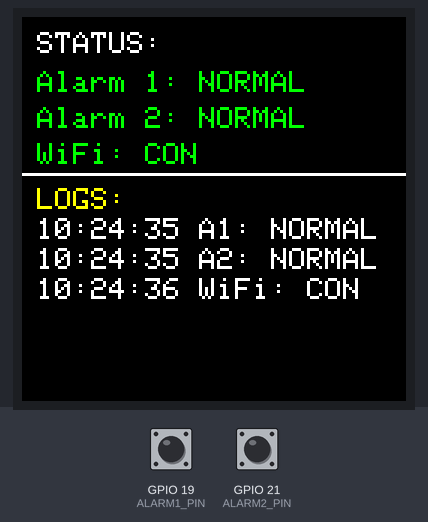
The sketch below on a simulated ESP32-S3. Parts: 128×128 colour display. The inputs (shaded band) are chosen by the test bench; at power-on: GPIO 19 (ALARM1_PIN) HIGH, GPIO 21 (ALARM2_PIN) HIGH. WiFi joins after 1.5 s; servers stay silent unless stated; the local clock reads 2024-03-15 10:24:30 at power-on unless the sketch sets it; what the sketch prints to the serial monitor is not drawn.

Above: at 6.7 s.
6.8 s: GPIO 19 (ALARM1_PIN) pulled LOW for 1 s
At 8.7 s:
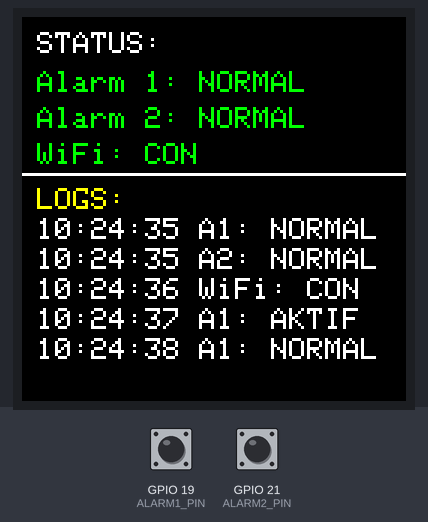
9.7 s: GPIO 21 (ALARM2_PIN) pulled LOW for 1 s
At 10.9 s:
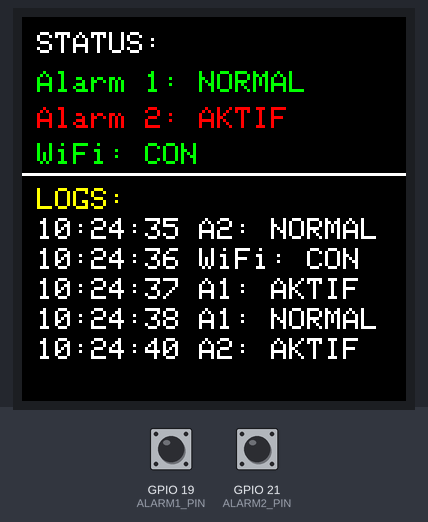
12.5 s: GPIO 19 (ALARM1_PIN) pulled LOW for 3.2 s
At 13.6 s:
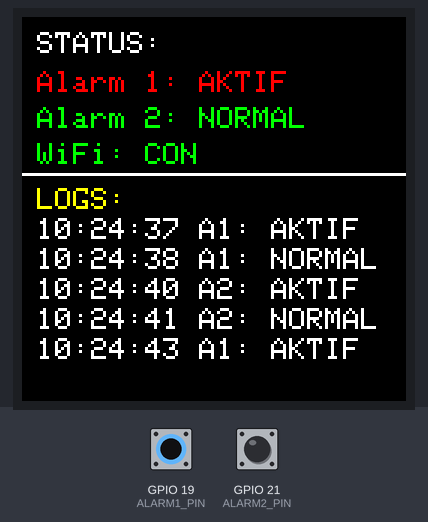
17.5 s: GPIO 21 (ALARM2_PIN) pulled LOW for 3.2 s
At 18.6 s:
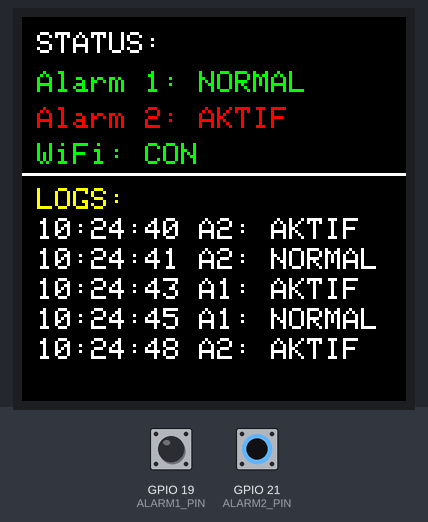
22.9 s: GPIO 19 (ALARM1_PIN) driven LOW and GPIO 21 (ALARM2_PIN) driven LOW
At 23.8 s:
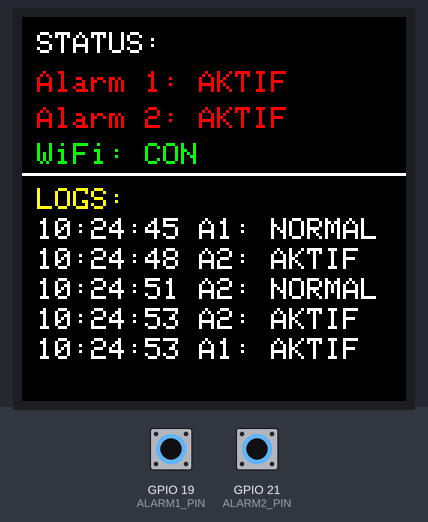
25.0 s: GPIO 19 (ALARM1_PIN) driven HIGH
At 26.5 s:
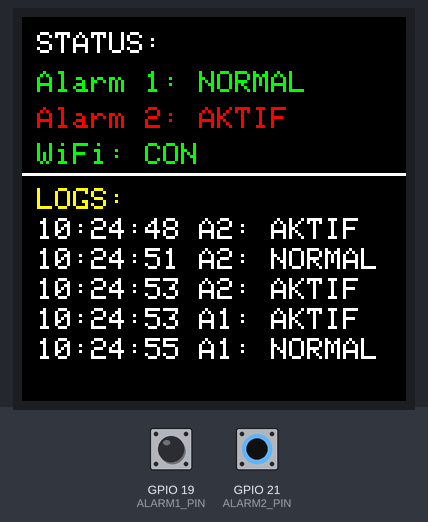
Timing chart, 0 to 28.0 s (numbered marks = the images above; inputs shaded):
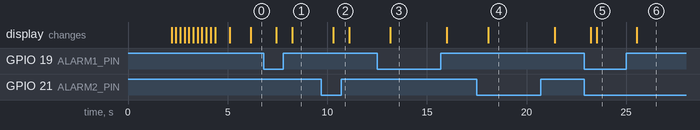

The sketch:

project_chiller_alarm_v2_optimized_fixed.ino
```cpp
#include <Wire.h>
#include "RTClib.h"
#include <Adafruit_ST7735.h>
#include <Adafruit_GFX.h>
#include <SPI.h>
#include <WiFi.h>

// ============================================
// CONFIGURATION
// ============================================

// RTC
RTC_DS3231 rtc;
bool rtc_available = true;
unsigned long startup_millis = 0;

// I2C pins (ESP32-S3)
const int SDA_PIN = 5;
const int SCL_PIN = 6;

// TFT pins
const uint8_t TFT_CS = 16, TFT_RST = 15, TFT_DC = 7;
const uint8_t TFT_MOSI = 8, TFT_SCLK = 18;

// Alarm pins
const uint8_t ALARM1_PIN = 19;
const uint8_t ALARM2_PIN = 21;

// WiFi
const char* WIFI_SSID = "OPPO F9";
const char* WIFI_PASSWORD = "1234567881";
IPAddress staticIP(192, 168, 43, 50);
IPAddress gateway(192, 168, 43, 1);
IPAddress subnet(255, 255, 255, 0);

// Debounce
const unsigned long DEBOUNCE_DELAY = 50;
const uint8_t DEBOUNCE_READS = 5;
const unsigned long STATE_CHANGE_LOCKOUT = 500;

// Logging
#define MAX_LOGS 10
struct LogEntry {
  char timestamp[20];
  char message[50];
};

// ============================================
// GLOBAL VARIABLES
// ============================================

Adafruit_ST7735 tft = Adafruit_ST7735(TFT_CS, TFT_DC, TFT_MOSI, TFT_SCLK, TFT_RST);

#define COLOR_BLACK 0x0000
#define COLOR_RED 0xF800
#define COLOR_GREEN 0x07E0
#define COLOR_WHITE 0xFFFF
#define COLOR_YELLOW 0xFFE0
#define COLOR_CYAN 0x07FF

LogEntry logs[MAX_LOGS];
uint8_t log_count = 0;

bool wifi_connected = false;
unsigned long lastWiFiReconnectAttempt = 0;
const unsigned long WIFI_RECONNECT_INTERVAL = 10000;

int lastAlarm1State = -1;
int lastAlarm2State = -1;
unsigned long lastAlarm1ChangeTime = 0;
unsigned long lastAlarm2ChangeTime = 0;

// ============================================
// SETUP & LOOP
// ============================================

void setup() {
  Serial.begin(115200);
  delay(2000);

  Serial.println("\n\n=== ESP32-S3 Chiller Monitoring Started ===\n");
  startup_millis = millis();

  initTFT();
  for (uint8_t i = 0; i <= 100; i += 10) {
    displayProgressBar(i);
    delay(200);
  }

  initRTC();
  initAlarmPins();
  initWiFi();

  delay(500);
  lastAlarm1State = digitalRead(ALARM1_PIN);
  lastAlarm2State = digitalRead(ALARM2_PIN);

  log_count = 0;
  addLog(lastAlarm1State == LOW ? "A1: AKTIF" : "A1: NORMAL");
  addLog(lastAlarm2State == LOW ? "A2: AKTIF" : "A2: NORMAL");

  printTimestamped(lastAlarm1State == LOW ? "A1 AKTIF" : "A1 NORMAL");
  printTimestamped(lastAlarm2State == LOW ? "A2 AKTIF" : "A2 NORMAL");

  updateDisplay();
  Serial.println("✅ Initialization Complete!");
}

void loop() {
  updateWiFiStatus();

  if (millis() - lastAlarm1ChangeTime >= STATE_CHANGE_LOCKOUT) {
    int alarm1 = debouncePin(ALARM1_PIN, lastAlarm1State);
    if (alarm1 != -1 && alarm1 != lastAlarm1State) {
      handleAlarmChange(1, alarm1);
      lastAlarm1State = alarm1;
      lastAlarm1ChangeTime = millis();
      updateDisplay();
    }
  }

  if (millis() - lastAlarm2ChangeTime >= STATE_CHANGE_LOCKOUT) {
    int alarm2 = debouncePin(ALARM2_PIN, lastAlarm2State);
    if (alarm2 != -1 && alarm2 != lastAlarm2State) {
      handleAlarmChange(2, alarm2);
      lastAlarm2State = alarm2;
      lastAlarm2ChangeTime = millis();
      updateDisplay();
    }
  }

  delay(10);
}

// ============================================
// INITIALIZATION
// ============================================

void initRTC() {
  Wire.begin(SDA_PIN, SCL_PIN);
  if (!rtc.begin()) {
    rtc_available = false;
    Serial.println("⚠️  RTC tidak terdeteksi! Menggunakan uptime saja.");
  } else {
    Serial.println("✅ RTC DS3231 terdeteksi");
    if (rtc.lostPower()) {
      Serial.println("⚠️  RTC kehilangan power, setting waktu...");
      rtc.adjust(DateTime(F(__DATE__), F(__TIME__)));
    }
  }
}

void initTFT() {
  tft.initR(INITR_144GREENTAB);
  tft.setRotation(0);
  tft.fillScreen(COLOR_BLACK);
  Serial.println("✅ TFT ST7735 initialized");
}

void initAlarmPins() {
  pinMode(ALARM1_PIN, INPUT_PULLUP);
  pinMode(ALARM2_PIN, INPUT_PULLUP);
  Serial.println("✅ Alarm pins initialized (pin 19, 21)");
}

void initWiFi() {
  Serial.println("\n📡 Initializing WiFi...");
  Serial.printf("SSID: %s\n", WIFI_SSID);
  Serial.printf("Static IP: %s\n", staticIP.toString().c_str());

  if (!WiFi.config(staticIP, gateway, subnet)) {
    Serial.println("❌ Failed to configure static IP!");
  } else {
    Serial.println("✅ Static IP configured");
  }

  WiFi.mode(WIFI_STA);
  connectWiFiNonBlocking();
}

// ============================================
// WiFi MANAGEMENT
// ============================================

void updateWiFiStatus() {
  unsigned long currentTime = millis();
  int wifiStatus = WiFi.status();
  bool currentWiFiConnected = (wifiStatus == WL_CONNECTED);

  if (currentWiFiConnected != wifi_connected) {
    wifi_connected = currentWiFiConnected;
    wifi_connected ? handleWiFiConnect() : handleWiFiDisconnect();
    updateDisplay();
  }

  if (!wifi_connected && (currentTime - lastWiFiReconnectAttempt >= WIFI_RECONNECT_INTERVAL)) {
    connectWiFiNonBlocking();
  }
}

void connectWiFiNonBlocking() {
  if (WiFi.status() == WL_DISCONNECTED || WiFi.status() == WL_IDLE_STATUS) {
    Serial.printf("[%s] Connecting to WiFi: \"%s\"\n", getTimestamp().c_str(), WIFI_SSID);
    WiFi.begin(WIFI_SSID, WIFI_PASSWORD);
    lastWiFiReconnectAttempt = millis();
  }
}

void handleWiFiConnect() {
  Serial.printf("[%s] ✅ WiFi Connected!\n", getTimestamp().c_str());
  Serial.printf("    IP Address: %s\n", WiFi.localIP().toString().c_str());
  Serial.printf("    Signal Strength: %d dBm\n", WiFi.RSSI());
  addLog("WiFi: CON");
}

void handleWiFiDisconnect() {
  Serial.printf("[%s] ⚠️  WiFi Disconnected!\n", getTimestamp().c_str());
  Serial.printf("[%s] Alarm detection continues offline...\n", getTimestamp().c_str());
  addLog("WiFi: DIS");
}

// ============================================
// DEBOUNCING & EVENTS
// ============================================

int debouncePin(uint8_t pin, int lastState) {
  int readings[DEBOUNCE_READS];
  bool allSame = true;

  for (uint8_t i = 0; i < DEBOUNCE_READS; i++) {
    readings[i] = digitalRead(pin);
    if (i > 0 && readings[i] != readings[0]) allSame = false;
    delay(DEBOUNCE_DELAY);
  }

  return (allSame && readings[0] != lastState) ? readings[0] : -1;
}

void handleAlarmChange(uint8_t alarmNum, int newState) {
  String message = String("A") + String(alarmNum) + ": " + ((newState == LOW) ? "AKTIF" : "NORMAL");
  printTimestamped(message.c_str());
  addLog(message.c_str());
}

// ============================================
// TIMESTAMP & LOGGING
// ============================================

String getTimestamp() {
  if (rtc_available) {
    DateTime now = rtc.now();
    char buffer[20];
    sprintf(buffer, "%02d:%02d:%02d", now.hour(), now.minute(), now.second());
    return String(buffer);
  } else {
    unsigned long uptime = millis() - startup_millis;
    char buffer[20];
    sprintf(buffer, "%02lu:%02lu:%02lu",
            (uptime / 3600000) % 24,
            (uptime / 60000) % 60,
            (uptime / 1000) % 60);
    return String(buffer);
  }
}

void printTimestamped(const char* msg) {
  Serial.printf("[%s] %s\n", getTimestamp().c_str(), msg);
}

void addLog(const char* message) {
  if (log_count < MAX_LOGS) {
    String ts = getTimestamp();
    strcpy(logs[log_count].timestamp, ts.c_str());
    strcpy(logs[log_count].message, message);
    log_count++;
  } else {
    for (uint8_t i = 0; i < MAX_LOGS - 1; i++) {
      strcpy(logs[i].timestamp, logs[i + 1].timestamp);
      strcpy(logs[i].message, logs[i + 1].message);
    }
    String ts = getTimestamp();
    strcpy(logs[MAX_LOGS - 1].timestamp, ts.c_str());
    strcpy(logs[MAX_LOGS - 1].message, message);
  }
}

// ============================================
// DISPLAY
// ============================================

void displayProgressBar(uint8_t progress) {
  tft.fillScreen(COLOR_BLACK);
  tft.setTextColor(COLOR_YELLOW);
  tft.setTextSize(1);
  tft.setCursor(20, 30);
  tft.println("INITIALIZING...");

  tft.drawRect(10, 70, 108, 20, COLOR_WHITE);
  uint8_t fillWidth = (progress * 108) / 100;
  tft.fillRect(11, 71, fillWidth - 1, 18, COLOR_CYAN);

  tft.setTextColor(COLOR_WHITE);
  tft.setCursor(50, 100);
  tft.printf("%d%%", progress);
}

void updateDisplay() {
  tft.fillScreen(COLOR_BLACK);
  displayAlarmStatus();
  displayLogs();
}

void displayAlarmStatus() {
  tft.setTextColor(COLOR_WHITE);
  tft.setTextSize(1);
  tft.setCursor(5, 5);
  tft.println("STATUS:");

  int alarm1Color = (lastAlarm1State == LOW) ? COLOR_RED : COLOR_GREEN;
  tft.setTextColor(alarm1Color);
  tft.setCursor(5, 18);
  tft.printf("Alarm 1: %s", (lastAlarm1State == LOW) ? "AKTIF" : "NORMAL");

  int alarm2Color = (lastAlarm2State == LOW) ? COLOR_RED : COLOR_GREEN;
  tft.setTextColor(alarm2Color);
  tft.setCursor(5, 30);
  tft.printf("Alarm 2: %s", (lastAlarm2State == LOW) ? "AKTIF" : "NORMAL");

  int wifiColor = wifi_connected ? COLOR_GREEN : COLOR_RED;
  tft.setTextColor(wifiColor);
  tft.setCursor(5, 42);
  tft.printf("WiFi: %s", wifi_connected ? "CON" : "DIS");

  tft.drawLine(0, 52, 128, 52, COLOR_WHITE);

  tft.setTextColor(COLOR_YELLOW);
  tft.setCursor(5, 57);
  tft.println("LOGS:");
}

void displayLogs() {
  tft.setTextColor(COLOR_WHITE);
  tft.setTextSize(1);

  uint8_t displayCount = (log_count < 5) ? log_count : 5;
  uint8_t startY = 67;
  uint8_t lineHeight = 10;

  // Tampilkan dari log tertua ke terbaru (newest di bawah)
  for (uint8_t i = 0; i < displayCount; i++) {
    uint8_t logIndex = log_count - displayCount + i;

    tft.setCursor(5, startY + (i * lineHeight));
    tft.printf("%s %s", logs[logIndex].timestamp, logs[logIndex].message);
  }
}
```

Measured:
- after the input at 6.8 s, the display: first changes after 0.64 s (image 1 shows a later state)
- after the input at 9.7 s, the display: changes after 0.60 s (image 2)
- after the input at 12.5 s, the display: changes after 0.67 s (image 3)
- after the input at 17.5 s, the display: changes after 0.57 s (image 4)
- after the input at 22.9 s, the display: first changes after 0.33 s (image 5 shows a later state)
- after the input at 25.0 s, the display: changes after 0.53 s (image 6)
